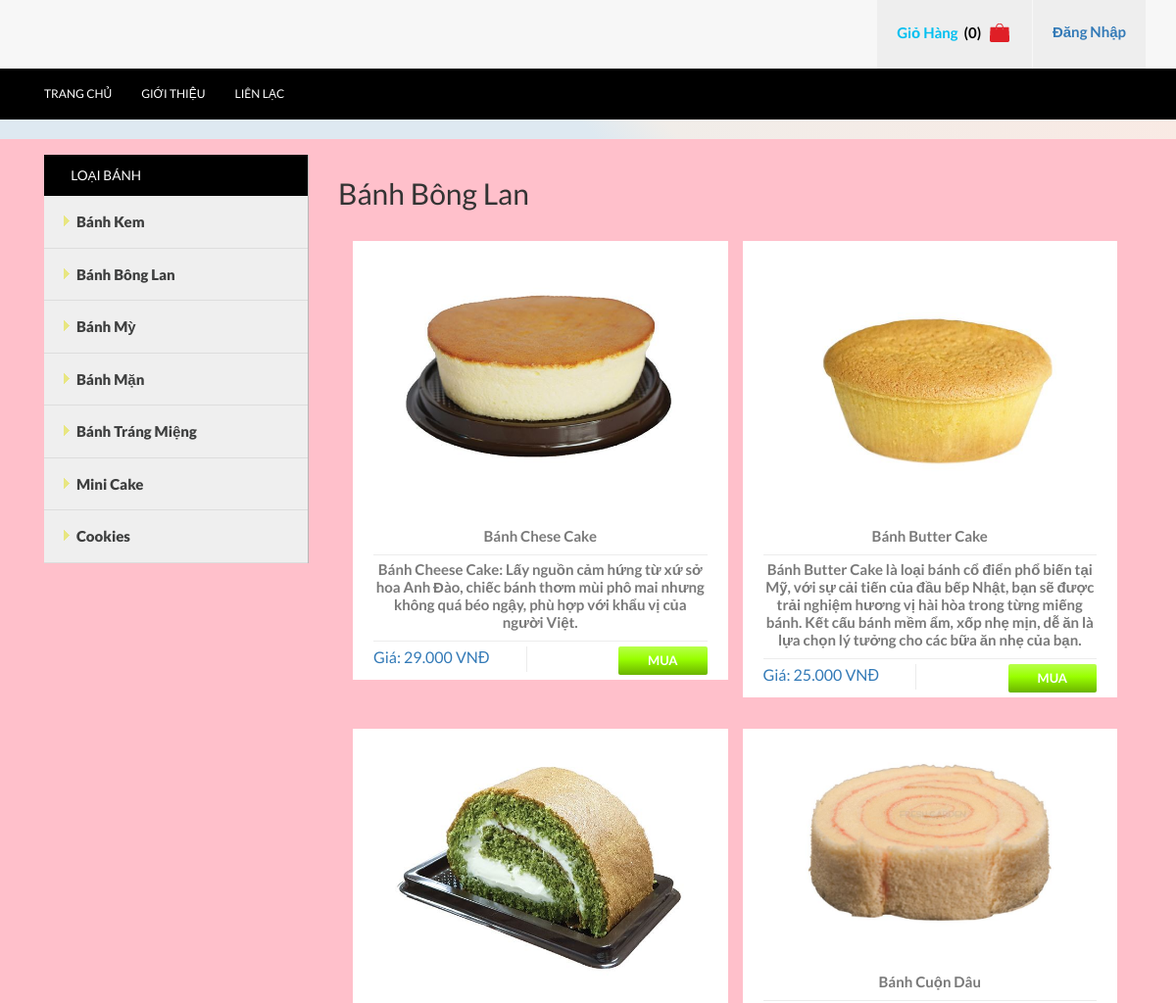
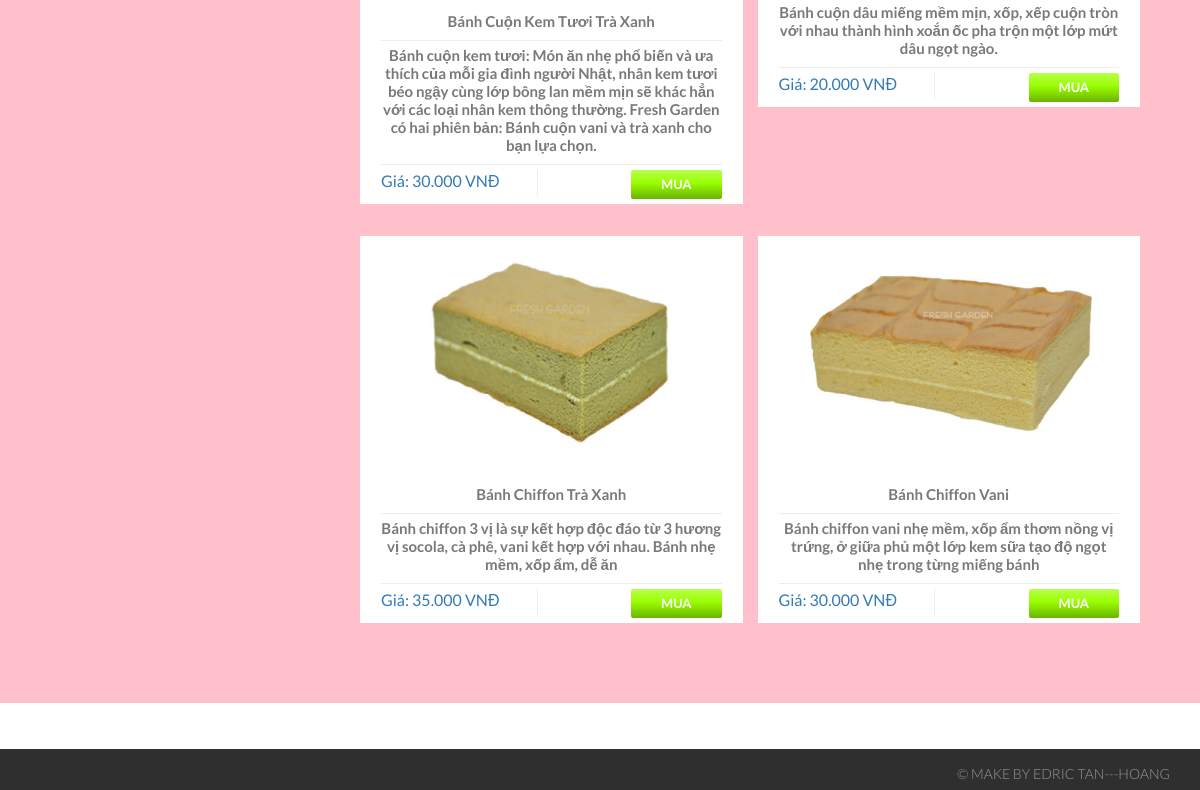
Page /index.php?c=2&id=19 on the committed database (2 pictures, top to bottom).
### tables this page shows
CREATE TABLE `loaisanpham` (
  `MaLoaiSanPham` int(11) NOT NULL,
  `TenLoaiSanPham` varchar(45) NOT NULL,
  `BiXoa` tinyint(4) NOT NULL DEFAULT 0,
  `GioiThieu` varchar(255) DEFAULT NULL,
  `HinhURL` varchar(255) DEFAULT NULL
);

CREATE TABLE `sanpham` (
  `MaSanPham` int(11) NOT NULL,
  `TenSanPham` varchar(100) NOT NULL,
  `MaLoaiSanPham` int(11) NOT NULL,
  `Gia` int(11) NOT NULL,
  `SoLuongTon` int(11) DEFAULT NULL,
  `SoLuongBan` int(11) DEFAULT 0,
  `SoLuotXem` int(11) DEFAULT 0,
  `NgayNhap` datetime DEFAULT NULL,
  `BiXoa` tinyint(4) NOT NULL DEFAULT 0,
  `GioiThieu` varchar(255) DEFAULT NULL,
  `MoTa` longtext DEFAULT NULL,
  `HinhURL` varchar(255) DEFAULT NULL,
  `HinhURL2` varchar(255) DEFAULT NULL
);

### libs/DataProvider.php (called while the page is built, shortened)
<?php
    class DataProvider {
        public static function ExecuteQuery($sql)
        {
            $connection = mysqli_connect('localhost','root','','nhtcsdlcuahang') or
                die ("Couldn't connect to database");
            mysqli_query($connection, "set names 'utf8'");
            $result = mysqli_query($connection, $sql);
            return $result;
        }
    }
?>

### pages/pTemplates/tProductShortInfo.php (the view)
<div class="col-md-6 top_grid1-box1">
    <div class="grid_1 text-center">
        <a href="index.php?c=3&id=<?= $MaSanPham; ?>">
            <div class="b-link-stroke b-animate-go  thickbox">
            <img src="images/sanpham/<?php echo $HinhURL; ?>" class="img-responsive" alt=""/> </div>
            <div class="grid_2">
            <p class="top_grid1-box1-pdName"><?php echo $TenSanPham; ?></p>
            <p><?php echo $GioiThieu; ?></p>
        </a>
        <ul class="grid_2-bottom">
            <a href="index.php?c=3&id=<?= $MaSanPham; ?>">
                <li class="grid_2-left">
                    Giá: <?php echo number_format($Gia,0,",","."); ?> VNĐ</p>
                </li>
            </a>
            <li class="grid_2-right">
                <a href="index.php?c=105&id=<?= $MaSanPham; ?>">
                    <div class="btn btn-success btn-normal btn-inline " target="_self" title="Get It">Mua</div>
                </a>
            </li>
            <div class="clearfix"> </div>
        </ul>
        </div>
    </div>
</div>

### modules/mLeftSide.php
<div class="col-md-3 sidebar_box">
    <div class="sidebar">
        <div class="menu_box">
            <h3 class="menu_head" style="background-color: black">Loại Bánh</h3>
            <ul class="menu">
            <?php
                $sql = "SELECT MaLoaiSanPham, TenLoaiSanPham FROM loaisanpham WHERE BiXoa = 0";
                $result = DataProvider::ExecuteQuery($sql);
                while($row = mysqli_fetch_array($result)){
                    ?>
                        <li class="item">
                            <a href="index.php?c=2&id=<?php echo $row['MaLoaiSanPham']; ?>">
                                <img class="arrow-img" src="images/f_menu.png" alt=""/><?php echo $row["TenLoaiSanPham"]; ?>
                            </a>
                        </li>
                    <?php
                }
            ?>
            </ul>
        </div>
    </div>
</div>

### pages/pTypeProducts.php
<?php
    $id = 1;
    if(isset($_GET["id"])){
        $id = $_GET["id"];
    }
    $sql = "SELECT TenLoaiSanPham FROM LoaiSanPham WHERE MaLoaiSanPham = '".$id."'";
    $result = DataProvider::ExecuteQuery($sql);
    echo "<h2>". mysqli_fetch_array($result)[0] ."</h2>";
    $sql = "SELECT MaSanPham, TenSanPham, HinhURL, Gia, GioiThieu FROM SanPham WHERE BiXoa = 0 AND MaLoaiSanPham = '".$id."'";
    $result = DataProvider::ExecuteQuery($sql);
    $i=0;
    while($row = mysqli_fetch_array($result)){
        $i++;
        if($i===1) echo "<div class='top_grid2'>";
        $HinhURL = $row["HinhURL"];
        $TenSanPham = $row["TenSanPham"];
        $Gia = $row["Gia"];
        $MaSanPham = $row["MaSanPham"];
        $GioiThieu = $row["GioiThieu"];
        include("pages/pTemplates/tProductShortInfo.php");
        if($i===2){
            $i=0;
            echo "</div>";
            echo "<div class='clearfix'> </div>";
        }
    }
?>

### css/style.css (style rules this page uses)
h4, h5, h6, h1, h2, h3 { margin-top: 0; }
ul, ol { margin: 0; }
p { margin: 0; }
html, body { font-family: 'Lato', sans-serif; font-size: 100%; background:#fff; }
body a { transition: 0.5s all; -webkit-transition: 0.5s all; -o-transition: 0.5s all; -ms-transition: 0.5s all; -moz-transition: 0.5s all; }
h3.menu_head { background:#00BFF0; padding:1em 0 1em 2em; color: #fff; text-transform: uppercase; font-size: 0.85em; margin: 0; }
.sidebar_box { padding-right:0; border-right: 1px solid #B8B8B8; }
.menu { width: auto; height: auto; padding: 0; margin:0; list-style: none; background: #efefef; }
ul { padding: 0; list-style: none; }
.menu > li > a { width: 100%; line-height: 3.5em; text-indent: 1.2em; display: block; position: relative; color: #3e3f3f; font-size:15px; text-decoration:none; border-bottom: 1px solid #ddd; font-weight:800; }
.menu > li > a img { vertical-align: baseline; margin-right: 5px; }
.b-link-stroke { position:relative; display:inline-block; vertical-align:top; font-weight: 300; overflow:hidden; margin-bottom: 5px; }
.b-animate-go { text-decoration:none; }
.grid_1 { background:#fff; border:5px solid #fff; }
.grid_2 { padding:1em 1em 0; }
.grid_2 p { font: 600 15px/15px 'Lato', sans-serif; color: #797979; line-height: 1.2em; border-bottom: 1px solid #ECECEC; padding-bottom: 10px; margin-bottom: 5px; }
ul.grid_2-bottom { padding:0; margin:0; list-style:none; }
ul.grid_2-bottom li.grid_2-left { float: left; border-right: 1px solid #ECECEC; padding-right: 11%; }
ul.grid_2-bottom li.grid_2-right { float:right; }
.btn.btn-success { font:700 13px/13px 'Lato', sans-serif; font-style: normal; text-shadow: none; text-transform:uppercase; color: #FFF; padding:8px 30px; position: relative; letter-spacing: 0; background: transparent; border-radius: 0; box-shadow: none; border: none; outline: none; border-radius: 0; z-index: 1; overflow: hidden; -webkit-transition: all 0.4s ease; -moz-transition: all 0.4s ease; -o-transition: all 0.4s ease; transition: all 0.4s ease; border-radius:2px; }
.btn { display: inline-block; padding: 4px 12px; margin-bottom: 0; font-size: 14px; text-align: center; vertical-align: middle; cursor: pointer; color: #333; text-shadow:1px 1px 0px #cccccc; border: 1px solid #ccc; border-bottom-color: #b3b3b3; }
.btn-success { color: #fff; }
.btn.btn-success:before { content: ""; position: absolute; width: 0; height: 100%; bottom: 0; right: 0; top: 0; z-index: -1; border-radius: 0; background: #6bb300; background: -moz-linear-gradient(top, #6bb300 0%, #99ff00 56%, #b8ff4d 100%); background: -webkit-gradient(linear, left top, left bottom, color-stop(0%,#6bb300), color-stop(56%,#99ff00), color-stop(100%,#b8ff4d)); background: -webkit-linear-gradient(top, #6bb300 0%, #99ff00 56%, #b8ff4d 100%); background: -o-linear-gradient(top, #6bb300 0%, #99ff00 56%, #b8ff4d 100%); background: -ms-linear-gradient(top, #6bb300 0%, #99ff00 56%, #b8ff4d 100%); background: linear-gradient(to bottom, #6bb300 0%, #99ff00 56%, #b8ff4d 100%); filter: progid:DXImageTransform.Microsoft.gradient( startColorstr='#b0191e', endColorstr='#e2393e',GradientType=0 ); -webkit-transition: all 0.4s ease; -moz-transition: all 0.4s ease; -o-transition: all 0.4s ease; transition: all 0.4s ease; }
.btn.btn-success:after { content: ""; position: absolute; width: 100%; height: 100%; bottom: 0; left: 0; border-radius: 0; background: #b8ff4d; background: -moz-linear-gradient(top, #b8ff4d 0%, #99ff00 44%, #6bb300 100%); background: -webkit-gradient(linear, left top, left bottom, color-stop(0%,#b8ff4d), color-stop(44%,#99ff00), color-stop(100%,#6bb300)); background: -webkit-linear-gradient(top, #b8ff4d 0%, #99ff00 44%, #6bb300 100%); background: -o-linear-gradient(top, #b8ff4d 0%, #99ff00 44%, #6bb300 100%); background: -ms-linear-gradient(top, #b8ff4d 0%, #99ff00 44%, #6bb300 100%); background: linear-gradient(to bottom, #b8ff4d 0%, #99ff00 44%, #6bb300 100%); filter: progid:DXImageTransform.Microsoft.gradient( startColorstr='#e2393e', endColorstr='#b0191e',GradientType=0 ); z-index: -2; -webkit-transition: all 0.4s ease; -moz-transition: all 0.4s ease; -o-transition: all 0.4s ease; transition: all 0.4s ease; }
.top_grid1-box1 { padding-right:0; }
.top_grid2 { margin-top:2em; }

### rows in the picture
loaisanpham: TenLoaiSanPham "Bánh Kem"
loaisanpham: TenLoaiSanPham "Bánh Bông Lan"
loaisanpham: TenLoaiSanPham "Bánh Mỳ"
loaisanpham: TenLoaiSanPham "Bánh Mặn"
loaisanpham: TenLoaiSanPham "Bánh Tráng Miệng"
loaisanpham: TenLoaiSanPham "Mini Cake"
loaisanpham: TenLoaiSanPham "Cookies"
sanpham: HinhURL (picture), TenSanPham "Bánh Chese Cake", GioiThieu "Bánh Cheese Cake: Lấy nguồn cảm hứng từ xứ sở hoa Anh Đào, chiếc bánh thơm mùi phô mai nhưng không quá béo ngậy, phù hợp với khẩu vị của người Việt.", Gia "29.000"
sanpham: HinhURL (picture), TenSanPham "Bánh Butter Cake", GioiThieu "Bánh Butter Cake là loại bánh cổ điển phổ biến tại Mỹ, với sự cải tiến của đầu bếp Nhật, bạn sẽ được trải nghiệm hương vị hài hòa trong từng miếng bánh. Kết cấu bánh mềm ẩm, xốp nhẹ mịn, dễ ăn là lựa chọn lý tưởng cho các bữa ăn nhẹ của bạn.", Gia "25.000"
sanpham: HinhURL (picture), TenSanPham "Bánh Cuộn Kem Tươi Trà Xanh", GioiThieu "Bánh cuộn kem tươi: Món ăn nhẹ phổ biến và ưa thích của mỗi gia đình người Nhật, nhân kem tươi béo ngậy cùng lớp bông lan mềm mịn sẽ khác hẳn với các loại nhân kem thông thường. Fresh Garden có hai phiên bản: Bánh cuộn vani và trà xanh cho bạn lựa chọn.", Gia "30.000"
sanpham: HinhURL (picture), TenSanPham "Bánh Cuộn Dâu", GioiThieu "Bánh cuộn dâu miếng mềm mịn, xốp, xếp cuộn tròn với nhau thành hình xoắn ốc pha trộn một lớp mứt dâu ngọt ngào.", Gia "20.000"
sanpham: HinhURL (picture), TenSanPham "Bánh Chiffon Trà Xanh", GioiThieu "Bánh chiffon 3 vị là sự kết hợp độc đáo từ 3 hương vị socola, cà phê, vani kết hợp với nhau. Bánh nhẹ mềm, xốp ẩm, dễ ăn", Gia "35.000"
sanpham: HinhURL (picture), TenSanPham "Bánh Chiffon Vani", GioiThieu "Bánh chiffon vani nhẹ mềm, xốp ẩm thơm nồng vị trứng, ở giữa phủ một lớp kem sữa tạo độ ngọt nhẹ trong từng miếng bánh", Gia "30.000"

### other values in the picture
count($gioHang->arrSanPham) "0"
